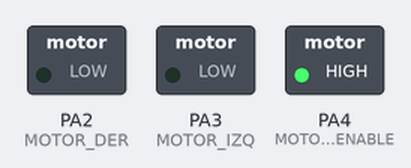
Recording of a sketch running on a simulated STM32 Blue Pill. Parts: switched loads named in the sketch (green lamp = pin HIGH).

Above: at 0.1 s.
Timing chart, 0 to 0.1 s (numbered marks = the images above):
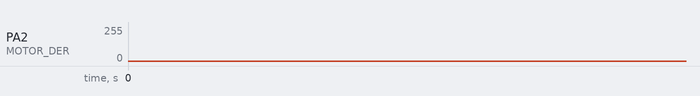

The sketch:

003-movimiento-circular.ino
```cpp
#define MOTORS_ENABLE PA4
#define MOTOR_IZQ PA3
#define MOTOR_DER PA2

void setup(){
	pinMode(MOTOR_DER, OUTPUT);
	pinMode(MOTOR_IZQ, OUTPUT);
	pinMode(MOTORS_ENABLE, OUTPUT);
	digitalWrite(MOTORS_ENABLE, HIGH);
}

int PWM1 = 128;
int PWM2 = 128;

void loop(){

	analogWrite(MOTOR_DER,PWM1+50);
	analogWrite(MOTOR_DER,PWM2+30);


}
```
